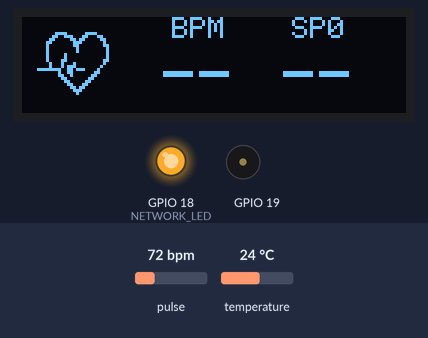
Simulated run of this sketch. Board: ESP32. On the bench: 128×32 one-colour display, output pins drawn as LEDs (lit = HIGH), buzzer (waves = sounding). Inputs (shaded band) come from the test bench; at power-on: pulse 72 bpm, temperature 24 °C. WiFi joins after 1.5 s; servers stay silent unless stated; the display library's start-up logo is not drawn; what the sketch prints to the serial monitor is not drawn.

Above: at 3.2 s.
3.3 s: pulse set to 75 bpm
7.0 s: pulse set to 125 bpm
At 7.56 s:
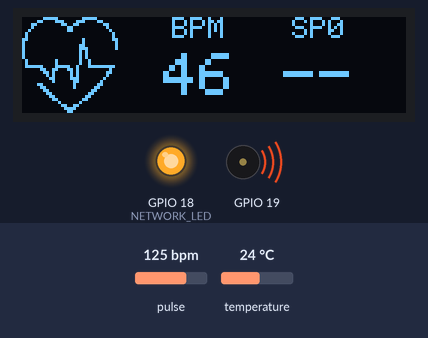
9.1 s: pulse set to 130 bpm
At 10.45 s:
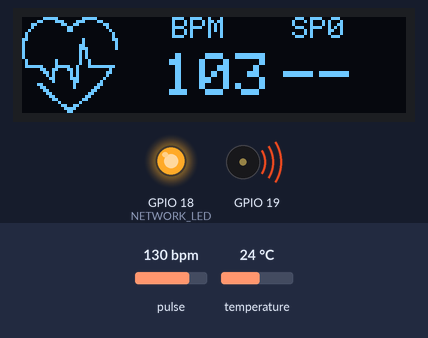
Timing chart, 0 to 18.3 s (numbered marks = the images above; inputs shaded):
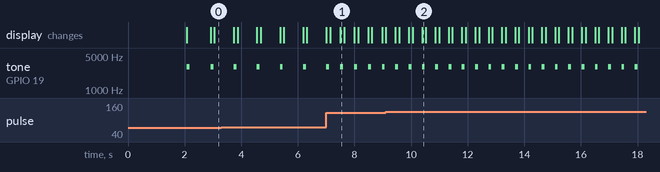

The sketch:

PatientMonitoring.ino
```cpp
#include <Adafruit_GFX.h>        //OLED libraries
#include <Adafruit_SSD1306.h>
#include <Wire.h>
#include "MAX30105.h"           //MAX3010x library
#include "heartRate.h"          //Heart rate calculating algorithm
#include <Arduino.h>
#include <WiFi.h>
#include <WiFiMulti.h>
#include <HTTPClient.h>
#include <Adafruit_GFX.h>
#include <Adafruit_SSD1306.h>
#define USE_SERIAL Serial

const char * ssid     = "HUAWEI-g54N";
const char * password = "y7qvA78k";

MAX30105 particleSensor;

#define NETWORK_LED 18

//Heart Rate Calculation Globals
const byte RATE_SIZE = 10; //Increase this for more averaging
byte rates[RATE_SIZE];
byte rateSpot = 0;
long lastBeat = 0;
float beatsPerMinute;
int beatAvg;
int prevAvg = 0;
int stabilityCount = 0;
#define stabilityDiff  3
#define stabilityLimit 5

//OLED Paramas
#define SCREEN_WIDTH  128
#define SCREEN_HEIGHT 32
#define OLED_RESET    -1

static const unsigned char PROGMEM logo2_bmp[] =
{ 0x03, 0xC0, 0xF0, 0x06, 0x71, 0x8C, 0x0C, 0x1B, 0x06, 0x18, 0x0E, 0x02, 0x10, 0x0C, 0x03, 0x10,
0x04, 0x01, 0x10, 0x04, 0x01, 0x10, 0x40, 0x01, 0x10, 0x40, 0x01, 0x10, 0xC0, 0x03, 0x08, 0x88,
0x02, 0x08, 0xB8, 0x04, 0xFF, 0x37, 0x08, 0x01, 0x30, 0x18, 0x01, 0x90, 0x30, 0x00, 0xC0, 0x60,
0x00, 0x60, 0xC0, 0x00, 0x31, 0x80, 0x00, 0x1B, 0x00, 0x00, 0x0E, 0x00, 0x00, 0x04, 0x00,  };

static const unsigned char PROGMEM logo3_bmp[] =
{ 0x01, 0xF0, 0x0F, 0x80, 0x06, 0x1C, 0x38, 0x60, 0x18, 0x06, 0x60, 0x18, 0x10, 0x01, 0x80, 0x08,
0x20, 0x01, 0x80, 0x04, 0x40, 0x00, 0x00, 0x02, 0x40, 0x00, 0x00, 0x02, 0xC0, 0x00, 0x08, 0x03,
0x80, 0x00, 0x08, 0x01, 0x80, 0x00, 0x18, 0x01, 0x80, 0x00, 0x1C, 0x01, 0x80, 0x00, 0x14, 0x00,
0x80, 0x00, 0x14, 0x00, 0x80, 0x00, 0x14, 0x00, 0x40, 0x10, 0x12, 0x00, 0x40, 0x10, 0x12, 0x00,
0x7E, 0x1F, 0x23, 0xFE, 0x03, 0x31, 0xA0, 0x04, 0x01, 0xA0, 0xA0, 0x0C, 0x00, 0xA0, 0xA0, 0x08,
0x00, 0x60, 0xE0, 0x10, 0x00, 0x20, 0x60, 0x20, 0x06, 0x00, 0x40, 0x60, 0x03, 0x00, 0x40, 0xC0,
0x01, 0x80, 0x01, 0x80, 0x00, 0xC0, 0x03, 0x00, 0x00, 0x60, 0x06, 0x00, 0x00, 0x30, 0x0C, 0x00,
0x00, 0x08, 0x10, 0x00, 0x00, 0x06, 0x60, 0x00, 0x00, 0x03, 0xC0, 0x00, 0x00, 0x01, 0x80, 0x00  };


Adafruit_SSD1306 display(SCREEN_WIDTH, SCREEN_HEIGHT, &Wire, OLED_RESET); //Declaring the display name (display)


struct Patient{
  int bpm;
  int spo2;
  int temp;
  String deviceID;
};

Patient patient;

void setup() {

  Serial.begin(115200);
  display.begin(SSD1306_SWITCHCAPVCC, 0x3C); //Start the OLED display
  display.display();
  pinMode(NETWORK_LED, OUTPUT);


  initWiFi();
  checkNetwork();

  initSensor();

  patient.deviceID = "CM001";
  //patient.spo2 = particleSensor.getSPO2(90);
  //Serial.println("SPO2: " + String(patient.spo2));


}

void loop() {

  checkNetwork();

  long irValue = particleSensor.getIR();    //Reading the IR value it will permit us to know if there's a finger on the sensor or not

  if(irValue > 7000){                                         //If a finger is detected

    displayReadings(&patient, false);

    if (checkForBeat(irValue) == true){                       //If a heart beat is detected
      patient.temp = particleSensor.readTemperature();
      Serial.println("BPM: " + String(patient.bpm));
      if(abs(prevAvg - patient.bpm) < stabilityDiff && patient.bpm > 40 && patient.spo2 > 90){
        stabilityCount++;
        if(stabilityCount >= stabilityLimit){
          displaySending();

          sendDataToWeb(&patient);

          Serial.println("\n------------------------");
          Serial.println("Sending Data:");
          Serial.println("Patient ID: " + String(patient.deviceID));
          Serial.println("BPM: " + String(patient.bpm));
          Serial.println("SPO2: " + String(patient.spo2));
          Serial.println("TEMP: " + String(patient.temp));
          Serial.println("------------------------\n");
          sendingTone();

          delay(3000);
          stabilityCount = 0;
        }
      }
      else
        stabilityCount = 0;


      prevAvg = patient.bpm;
      displayReadings(&patient, true);

      tone(19,3000);                                        //And tone the buzzer for a 100ms you can reduce it it will be better
      delay(100);
      tone(19, 0);                                          //Deactivate the buzzer to have the effect of a "bip"

      calculateBPM();

    }

  }
  if (irValue < 7000){                             //If no finger is detected it inform the user and put the average BPM to 0 or it will be stored for the next measure
     patient.bpm  = 0;
     patient.spo2 = 0;
     patient.temp = 0;
     displayNoneDetection();
  }
}
```

Buzzer.ino
```cpp
void tone(byte pin, int freq) {
  ledcSetup(0, 2000, 8); // setup beeper
  ledcAttachPin(pin, 0); // attach beeper
  ledcWriteTone(0, freq); // play tone
}

void sendingTone(){
  for(int x = 0; x < 5; x++){
    tone(19,3000);
    delay(80);
    tone(19, 0);
    delay(50);
  }
}
```

MAX30102.ino
```cpp
void initSensor(){
   // Initialize sensor
  particleSensor.begin(Wire, I2C_SPEED_FAST); //Use default I2C port, 400kHz speed
  particleSensor.setup(); //Configure sensor with default settings
  particleSensor.setPulseAmplitudeRed(0x0A); //Turn Red LED to low to indicate sensor is running
}

void calculateBPM(){
  long delta = millis() - lastBeat;                     //Measure duration between two beats
  lastBeat = millis();

  beatsPerMinute = 60 / (delta / 1000.0);               //Calculating the BPM

  if (beatsPerMinute < 255 && beatsPerMinute > 20)      //To calculate the average we strore some values (20) then do some math to calculate the average
  {
    rates[rateSpot++] = (byte)beatsPerMinute;           //Store this reading in the array
    rateSpot %= RATE_SIZE; //Wrap variable

    //Take average of readings
    patient.bpm = 0;
    for (byte x = 0 ; x < RATE_SIZE ; x++)
      patient.bpm += rates[x];
    patient.bpm /= RATE_SIZE;
    patient.spo2 = particleSensor.getSPO2(patient.bpm, particleSensor.getIR());
  }
}
```

OLED.ino
```cpp
void displayReadings(struct Patient * patient, bool isBeatDetected){

    display.clearDisplay();

    if(!isBeatDetected)
      display.drawBitmap(5, 5, logo2_bmp, 24, 21, WHITE);
    else
      display.drawBitmap(0, 0, logo3_bmp, 32, 32, WHITE);

    display.setTextSize(1);
    display.setTextColor(WHITE);
    display.setCursor(50,0);
    display.println("BPM");
    display.setCursor(90,0);
    display.println("SP0");
    display.setTextSize(2);
    display.setCursor(47,12);

    if(patient->bpm < 40)
      display.println("--");
    else
      display.println(patient->bpm);

    display.setCursor(87,12);

    if(patient->spo2 < 90)
      display.println("--");
    else
      display.println(patient->spo2);

    display.display();
}

void displayNoneDetection(){
   display.clearDisplay();
   display.setTextSize(1);
   display.setTextColor(WHITE);
   display.setCursor(30,10);
   display.println("Please Place ");
   display.setCursor(30,20);
   display.println("your finger ");
   display.display();
}

void displaySending(){
  display.clearDisplay();
   display.setTextSize(2);
   display.setTextColor(WHITE);
   display.setCursor(10,10);
   display.println("SENDING...");
   display.display();
}
```

WiFi.ino
```cpp
byte reconnectCount = 0;

void initWiFi() {
  WiFi.mode(WIFI_STA);
  WiFi.begin(ssid, password);
  Serial.print("Connecting to WiFi ..");
  display.clearDisplay();
  display.clearDisplay();
  while (WiFi.status() != WL_CONNECTED) {
    reconnectCount++;
    if(reconnectCount > 20){
      ESP.restart();
    }
    Serial.print('.');
    delay(1000);
  }
  Serial.println(WiFi.localIP());
}

void sendDataToWeb(struct Patient *p){

  for(int x = 0; x < 5; x++){
     digitalWrite(NETWORK_LED, HIGH);
     delay(200);
     digitalWrite(NETWORK_LED, LOW);
     delay(200);
   }


  if((WiFi.status() == WL_CONNECTED)) {

        HTTPClient http;

        USE_SERIAL.print("[HTTP] begin...\n");

        //http://mactechph.com/covidMonitoringv2/resources/data/sensorlog.php?id=P000&sp02=90&pulse=60

        String URL = "http://mactechph.com/covidMonitoring/resources/data/sensorlog.php?id=" + String(p->deviceID) + "&temp=" + String(p->temp) + "&sp02=" + String(p->spo2) + "&pulse=" + String(p->bpm);
        Serial.println("URL: " + URL);
        http.begin(URL);

        USE_SERIAL.print("[HTTP] GET...\n");

        int httpCode = http.GET();

        // httpCode will be negative on error
        if(httpCode > 0) {
            // HTTP header has been send and Server response header has been handled
            USE_SERIAL.printf("[HTTP] GET... code: %d\n", httpCode);

            // file found at server
            if(httpCode == HTTP_CODE_OK) {
                String payload = http.getString();
                USE_SERIAL.println(payload);
            }
        } else {
            USE_SERIAL.printf("[HTTP] GET... failed, error: %s\n", http.errorToString(httpCode).c_str());
        }

        http.end();
    }
}

void checkNetwork(){
  if((WiFi.status() == WL_CONNECTED)) {
    digitalWrite(NETWORK_LED, HIGH);
  }
  else{
    digitalWrite(NETWORK_LED, LOW);
  }
}
```

Measured:
- after the input at 7.0 s, tone on GPIO 19: alternates 3000 Hz for 0.10 s and silent for 0.39 s, starting after 0.50 s
- by itself, tone on GPIO 19: alternates 3000 Hz for 0.10 s and silent for 0.72 s
